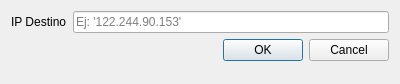
<?xml version="1.0" encoding="UTF-8"?>
<ui version="4.0">
 <class>Dialog</class>
 <widget class="QDialog" name="Dialog">
  <property name="geometry">
   <rect>
    <x>0</x>
    <y>0</y>
    <width>400</width>
    <height>84</height>
   </rect>
  </property>
  <property name="windowTitle">
   <string>Dialog</string>
  </property>
  <layout class="QFormLayout" name="formLayout">
   <item row="0" column="0">
    <widget class="QLabel" name="label">
     <property name="text">
      <string>IP Destino</string>
     </property>
    </widget>
   </item>
   <item row="0" column="1">
    <widget class="QLineEdit" name="lineEdit">
     <property name="placeholderText">
      <string>Ej: '122.244.90.153'</string>
     </property>
    </widget>
   </item>
   <item row="1" column="0" colspan="2">
    <widget class="QDialogButtonBox" name="buttonBox">
     <property name="orientation">
      <enum>Qt::Horizontal</enum>
     </property>
     <property name="standardButtons">
      <set>QDialogButtonBox::Cancel|QDialogButtonBox::Ok</set>
     </property>
    </widget>
   </item>
  </layout>
 </widget>
 <resources/>
 <connections>
  <connection>
   <sender>buttonBox</sender>
   <signal>accepted()</signal>
   <receiver>Dialog</receiver>
   <slot>accept()</slot>
   <hints>
    <hint type="sourcelabel">
     <x>248</x>
     <y>254</y>
    </hint>
    <hint type="destinationlabel">
     <x>157</x>
     <y>274</y>
    </hint>
   </hints>
  </connection>
  <connection>
   <sender>buttonBox</sender>
   <signal>rejected()</signal>
   <receiver>Dialog</receiver>
   <slot>reject()</slot>
   <hints>
    <hint type="sourcelabel">
     <x>316</x>
     <y>260</y>
    </hint>
    <hint type="destinationlabel">
     <x>286</x>
     <y>274</y>
    </hint>
   </hints>
  </connection>
 </connections>
</ui>
